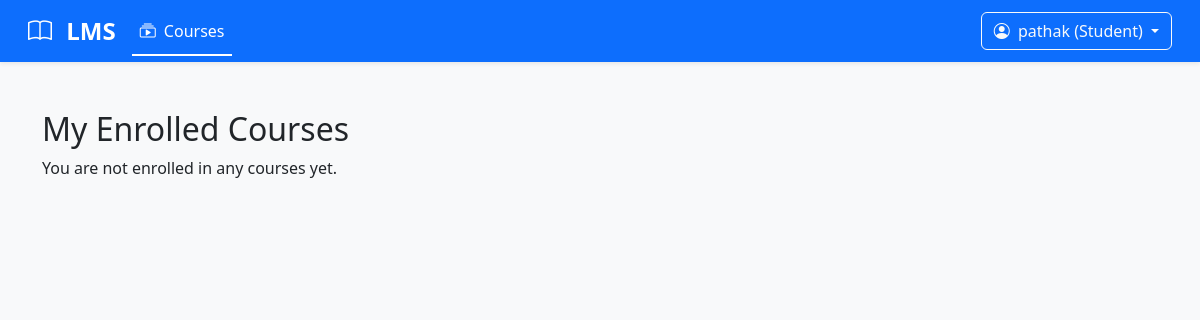
Before: /courses/student/dashboard/ (signed in) with the older database file.
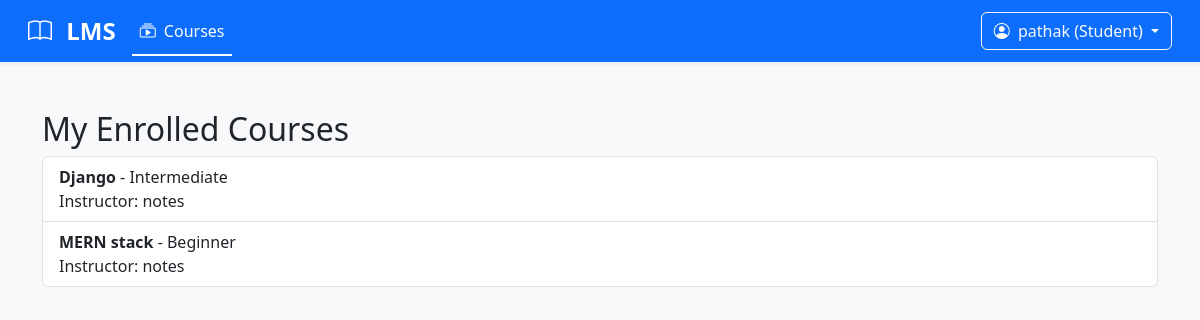
After: the same page with the newer database file.
### courses/models.py (models this page shows, shortened)
class Enrollment(models.Model):
    student = models.ForeignKey(User, on_delete=models.CASCADE)  # The enrolled student
    course = models.ForeignKey('Course', on_delete=models.CASCADE)  # The course they enrolled in
    date_enrolled = models.DateTimeField(auto_now_add=True)  # When they enrolled

class Course(models.Model):
    title = models.CharField(max_length=200)  # Title of the course
    description = models.TextField()          # Detailed course description
    instructor = models.ForeignKey(User, on_delete=models.CASCADE)  # Who created this course
    difficulty = models.CharField(max_length=20, choices=DIFFICULTY_CHOICES)  # Difficulty level
    created_at = models.DateTimeField(auto_now_add=True)  # Auto-set to current date when created

### courses/views.py (the view)
# urls.py: path('student/dashboard/', views.student_dashboard, name='student_dashboard'),
@user_passes_test(is_student)
@login_required
def student_dashboard(request):
    enrollments = Enrollment.objects.filter(student=request.user).select_related('course')
    return render(request, 'courses/student_dashboard.html', {'enrollments': enrollments})

### courses/views.py (called while the page is built)
def is_student(user):
    return user.groups.filter(name='Student').exists()

### notifications/context_processors.py (called while the page is built)
def unread_notifications(request):
    if request.user.is_authenticated:
        unread_count = Notification.objects.filter(user=request.user, is_read=False).count()
    else:
        unread_count = 0
    return {'unread_notification_count': unread_count}

### courses/templates/courses/student_dashboard.html
{% extends 'base.html' %}
{% block content %}
<div class="container mt-4">
    <h2>My Enrolled Courses</h2>
    {% if enrollments %}
        <ul class="list-group">
            {% for enrollment in enrollments %}
                <li class="list-group-item">
                    <strong>{{ enrollment.course.title }}</strong> - {{ enrollment.course.difficulty }}
                    <br>
                    Instructor: {{ enrollment.course.instructor.username }}
                </li>
            {% endfor %}
        </ul>
    {% else %}
        <p>You are not enrolled in any courses yet.</p>
    {% endif %}
</div>
{% endblock %}

Changed rows visible on the page:
added Enrollment: course "Django", course.difficulty "Intermediate", course.instructor.username "notes"
added Enrollment: course "MERN stack", course.difficulty "Beginner", course.instructor.username "notes"
Other visible differences:
text no longer shown: "You are not enrolled in any courses yet."
